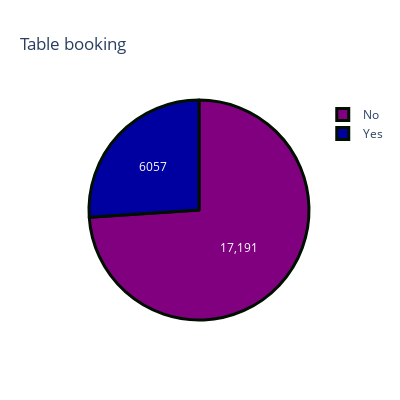

The notebook cell this image was saved under:
### Markdown cell above
_**Plotting the Pie-Chart with Table Booking Values**_

### Code cell
x=df['book_table'].value_counts()
colors = ['#800080', '#0000A0']
trace=go.Pie(labels=x.index,values=x,textinfo="value",
            marker=dict(colors=colors, 
                           line=dict(color='#001000', width=3)))
layout=go.Layout(title="Table booking",width=400,height=400)
fig=go.Figure(data=[trace],layout=layout)
py.iplot(fig, filename='pie_chart_subplots')
plt.show()

### Figure 1 — Plotly figure (JSON) as saved in the notebook; plotly's stock layout.template omitted (floating-point values rounded to 4 significant figures)
{"data": [{"labels": ["No", "Yes"], "marker": {"colors": ["#800080", "#0000A0"], "line": {"color": "#001000", "width": 3}}, "textinfo": "value", "type": "pie", "values": [17191, 6057]}], "layout": {"height": 400, "title": {"text": "Table booking"}, "width": 400}}
